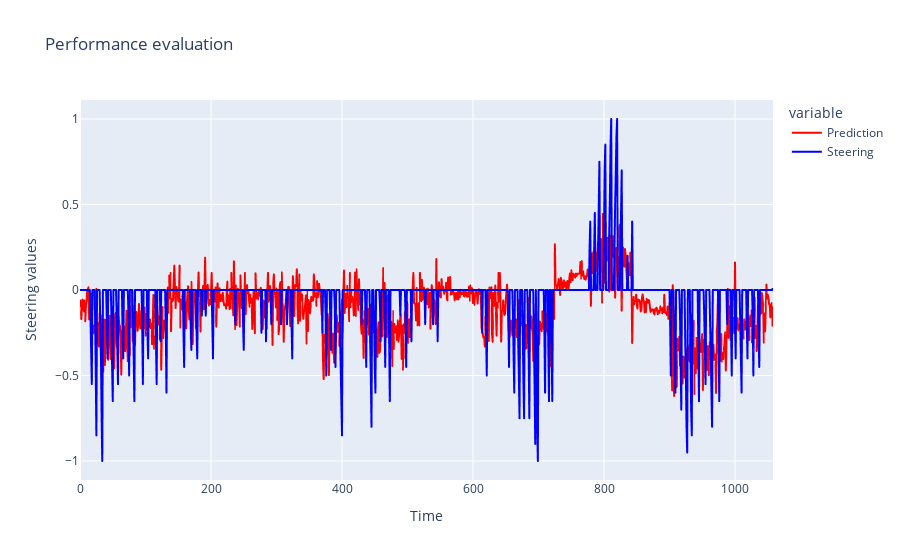

Notebook code cell kept with this figure:
### Code cell
import plotly.express as px 
import plotly.graph_objects as go 
from helper import *



fig = px.line(df, y=['Prediction','Steering'], 
            title='Performance evaluation',
            labels={'value':'Steering values', 'index': 'Time'},
            color_discrete_map={'Prediction':'red', 'Steering':'blue'})
# fig.update_layout(yaxis_range=[-0.4, 0.4])
fig.show()

### Figure 1 — Plotly figure (JSON) as saved in the notebook; plotly's stock layout.template omitted (floating-point values rounded to 4 significant figures; data arrays with more than 128 entries replaced by an {"elided": "..."} marker saying what was removed)
{"data": [{"hovertemplate": "variable=Prediction<br>Time=%{x}<br>Steering values=%{y}<extra></extra>", "legendgroup": "Prediction", "line": {"color": "red", "dash": "solid"}, "marker": {"symbol": "circle"}, "mode": "lines", "name": "Prediction", "showlegend": true, "type": "scattergl", "x": {"elided": "1059 int values"}, "xaxis": "x", "y": {"elided": "1059 float values"}, "yaxis": "y"}, {"hovertemplate": "variable=Steering<br>Time=%{x}<br>Steering values=%{y}<extra></extra>", "legendgroup": "Steering", "line": {"color": "blue", "dash": "solid"}, "marker": {"symbol": "circle"}, "mode": "lines", "name": "Steering", "showlegend": true, "type": "scattergl", "x": {"elided": "1059 int values"}, "xaxis": "x", "y": {"elided": "1059 float values"}, "yaxis": "y"}], "layout": {"legend": {"title": {"text": "variable"}, "tracegroupgap": 0}, "title": {"text": "Performance evaluation"}, "xaxis": {"anchor": "y", "domain": [0, 1], "title": {"text": "Time"}}, "yaxis": {"anchor": "x", "domain": [0, 1], "title": {"text": "Steering values"}}}}
